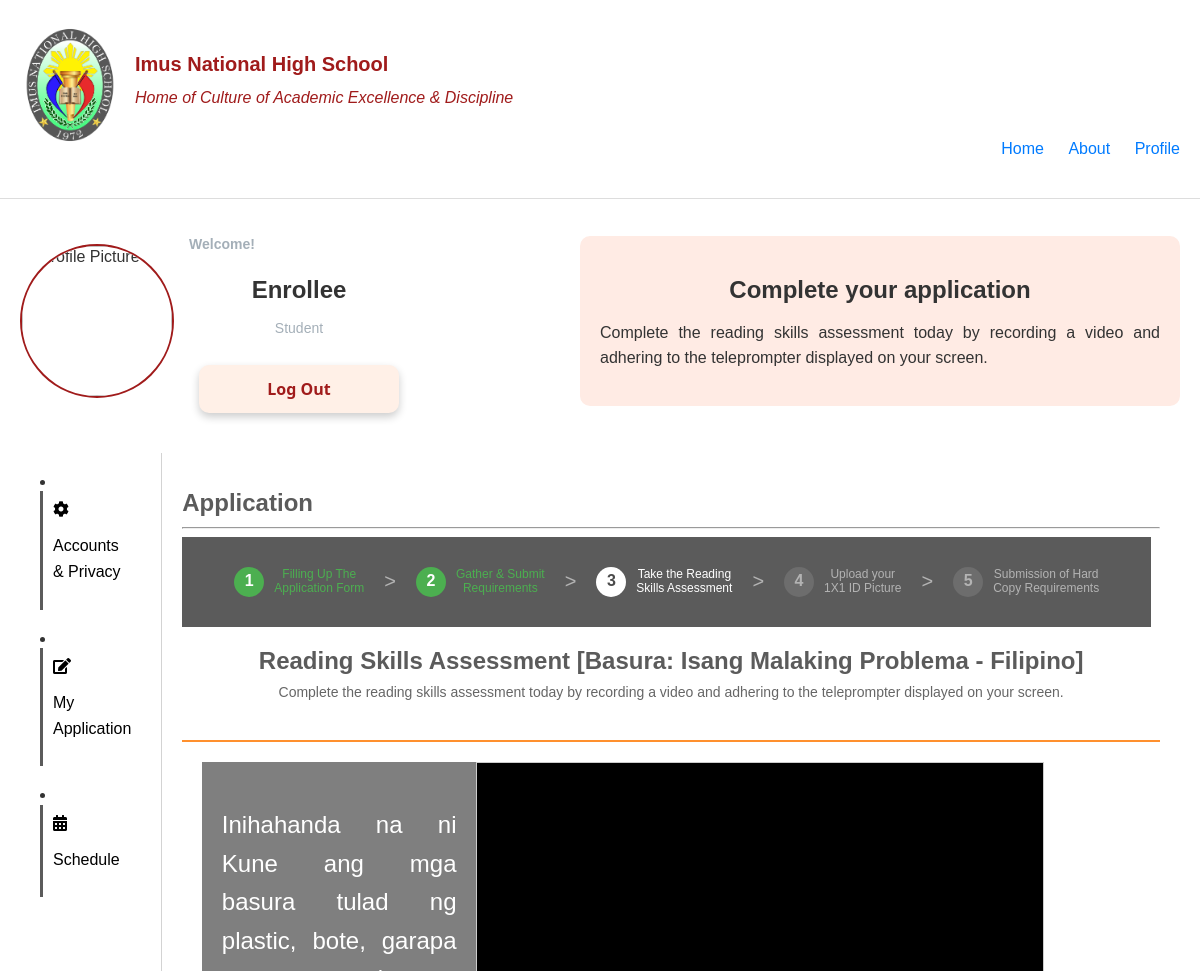
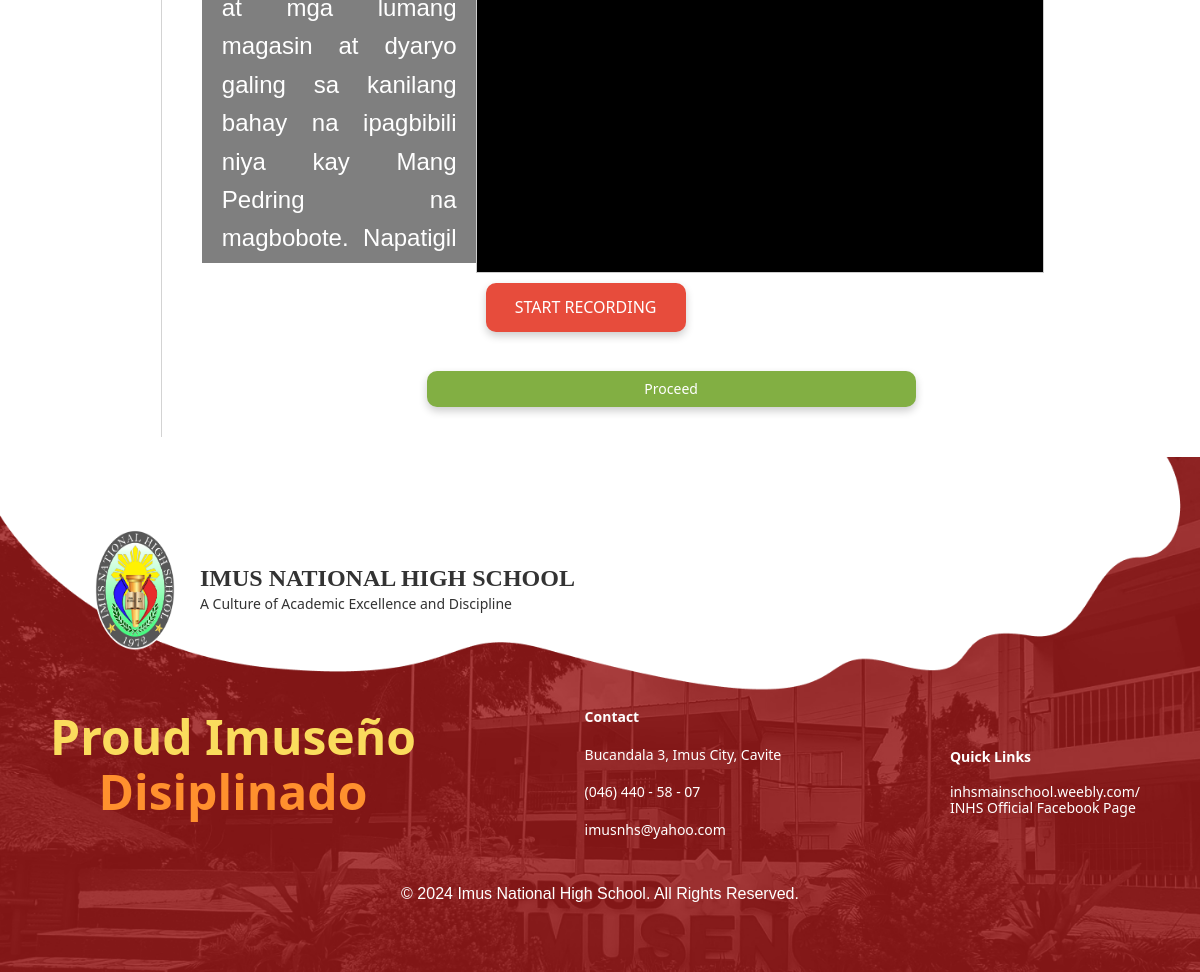
The app's page /filipino_videoprompt.php (signed in) with its own data (2 pictures, top to bottom).
### tables this page shows
CREATE TABLE `readingskills_material` (
  `Material_ID` int(10) NOT NULL,
  `Language_Material` enum('English','Filipino','','') NOT NULL,
  `Title` text NOT NULL,
  `Context` text NOT NULL,
  `Word_Count` int(10) NOT NULL
);

### PHP/filipinomaterial.php (called while the page is built, shortened)
<?php
include 'Database/database_conn.php';
$sql = "SELECT Language_Material, Title, Context FROM readingskills_material WHERE Language_Material = 'Filipino' ORDER BY Material_ID DESC LIMIT 1";
$result = $conn->query($sql);
if ($result->num_rows > 0) {
    $row = $result->fetch_assoc();
    $languageMaterial = htmlspecialchars($row["Language_Material"]);
    $title = htmlspecialchars($row["Title"]);
    $context = nl2br(htmlspecialchars($row["Context"]));
} else {
    $languageMaterial = "N/A";
    $title = "N/A";
    $context = "No data available.";
}
?>

### filipino_videoprompt.php (the view, shortened to what this page needs)
<?php
    include 'header.php';
    include 'PHP/filipinomaterial.php';
?>
<!DOCTYPE html>
<html lang="en">
<head>
    <link href="https://cdnjs.cloudflare.com/ajax/libs/font-awesome/5.15.3/css/all.min.css" rel="stylesheet"/>
    <link rel="stylesheet" href="CSS/normalize.css">
    <link rel="stylesheet" href="CSS/assessment.css">
    <link rel="stylesheet" href="CSS/tele-video.css">
</head>
<body>
    <main>
        <div class="contain">
            <section class="welcome">
                <?php include 'profile_card.php'; ?>
                <div class="application">
                    <div class="application-note">
                        <h2>Complete your application</h2>
                        <p> Complete the reading skills assessment today by recording a video and adhering to the teleprompter displayed on your screen. </p>
                    </div>
                </div>
            </section>
            <section class="form">
                <?php include 'sidebar.php'; ?>
                <div class="content">
                    <h1>Application</h1>
                    <hr>
                    <div class="form-row">
                        <?php include 'progress.php'; ?>
                        <div class="tainer">
                            <h1 class="main-title">Reading Skills Assessment [<?php echo $title; ?> - <?php echo $languageMaterial; ?>]</h1>
                            <div class="description">Complete the reading skills assessment today by recording a video and adhering to the teleprompter displayed on your screen.</div>
                            <div class="divider"></div>
                            <div class="assessment-container">
                                <div class="tele-container">
                                    <div id="teleprompter">
                                        <p><?php echo $context; ?></p>
                                    </div>
                                    <div id="video-container">
                                        <video id="video" autoplay muted></video>
                                        <button id="startRecording">START RECORDING</button>
                                    </div>
                                </div>
                            </div>
                            <?php
                                $checkVideo = $conn->prepare("SELECT Filipino_Video FROM readingskills_result WHERE StudentID_Number = ?");
                                $checkVideo->bind_param("i", $_SESSION['StudentID_Number']);
                                $checkVideo->execute();
                                $result = $checkVideo->get_result();
                                $row = $result->fetch_assoc();
                                $disabled = empty($row['Filipino_Video']) ? 'disabled' : '';
                            ?>
                            <button class="proceed-button" id="proceed-button" <?php echo $disabled; ?> onclick="window.location.href='filipino_passage.php'">Proceed</button>
                        </div>
                    </div>
                </div>
            </section>
        </div>
    </main>
</body>
<?php
    include 'footer.php';
?>

### CSS/header.css (style rules this page uses)
h1, h2, h3 { text-align: center; margin-bottom: 10px; }
p { line-height: 1.6; margin-bottom: 15px; }
button { background-color: #007bff; color: #fff; padding: 10px 20px; border: none; border-radius: 5px; cursor: pointer; }

### CSS/assessment.css (style rules this page uses)
body { font-family: Arial, sans-serif; margin: 0; padding: 0; background-color: #FFFFFF; color: #333; }
.contain { padding: 20px; padding-right: 20px; }
.welcome { display: flex; justify-content: space-between; align-items: center; margin-bottom: 30px; }
.application { display: flex; flex-direction: column; flex: 1; background-color: #FFEBE4; justify-content: center; padding: 20px; border-radius: 10px; }
.application-note { text-align: justify; width: 100%; }
.form { display: flex; }
.content { flex-grow: 1; padding: 20px; box-sizing: border-box; }
.content h1 { font-size: 24px; margin-bottom: 10px; text-align: left; color: #5B5B5B; }
.tainer { width: 100%; display: flex; justify-content: center; align-items: center; flex-direction: column; }
.form-row { display: flex; flex-wrap: wrap; justify-content: space-between; }
.main-title { font-size: 18px; font-weight: bold; margin-top: 20px; text-align: left; color: #5B5B5B; }
.description { font-size: 14px; color: #666; margin-bottom: 20px; text-align: justify; }
.divider { width: 100%; height: 2px; background-color: #FF902E; margin: 20px auto; }
.assessment-container { display: flex; justify-content: center; gap: 20px; flex-wrap: wrap; width: 80%; margin: 0 auto; }
.proceed-button { margin-top: 100px; width: 50%; background-color: #82AF43; border: none; border-radius: 10px; padding: 10px 20px; color: #fff; font-size: 14px; }

### CSS/tele-video.css (style rules this page uses)
.tele-container { display: flex; align-items: center; justify-content: center; width: 100%; position: relative; flex-wrap: wrap; }
#video-container { position: relative; width: 70vw; height: 60vh; margin-left: 25%; margin-right: 20px; max-width: 700px; }
video { width: 100%; height: 100%; border: 1px solid #ccc; background-color: black; }
#teleprompter { position: absolute; top: 0%; left: -10%; width: 30%; height: 90%; background: rgba(0, 0, 0, 0.5); color: white; font-size: 1.5rem; text-align: justify; padding: 20px; overflow: auto; }
#teleprompter { -ms-overflow-style: none; scrollbar-width: none; }
button { padding: 15px; font-size: 16px; font-family: 'Segoe UI', Tahoma, Geneva, Verdana, sans-serif; font-weight: 500; margin: 10px; cursor: pointer; border: none; width: 200px; border-radius: 10px; box-shadow: 0px 4px 8px rgba(0, 0, 0, 0.2); transition: background-color 0.3s ease; }
#startRecording { background-color: #e74c3c; color: white; }

### records on screen
readingskills_material: Title "Basura: Isang Malaking Problema", Language_Material "Filipino", Context "Inihahanda na ni Kune ang mga basura tulad ng plastic, bote, garapa at mga lumang magasin at dyaryo galing sa kanilang bahay na ipagbibili niya kay Mang Pedring na magbobote. Napatigil…"

### other values on screen
$fullName "Enrollee"
